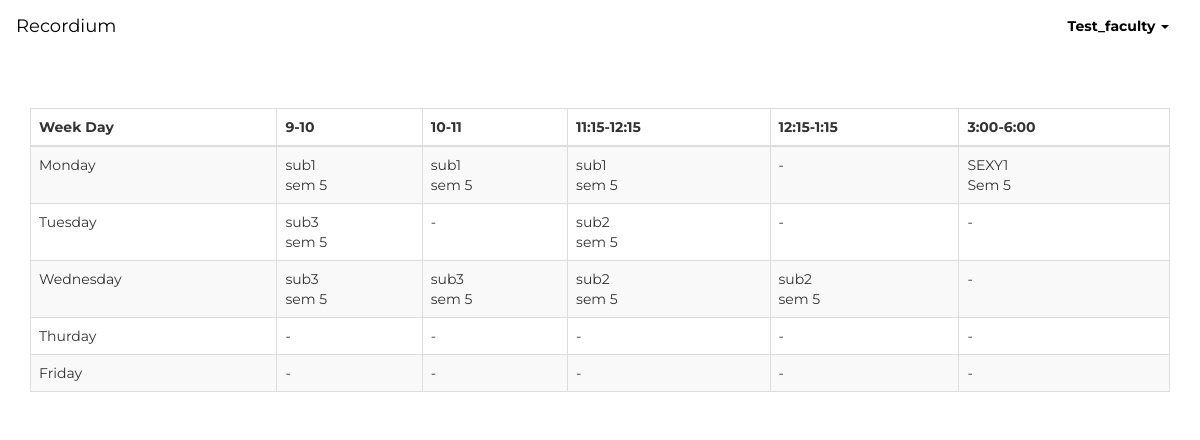
The page /dashboard/faculty (signed in) on the database its author committed.
### app.py (models this page shows)
class TimeTable(db.Model):
    id = db.Column(db.Integer,primary_key=True)
    semester = db.Column(db.String(30))
    day = db.Column(db.String(30))
    start = db.Column(db.String(30))
    end = db.Column(db.String(20))
    subject_code = db.Column(db.String(80))
    professor_id = db.Column(db.String(15))
    class_type = db.Column(db.String(15))

### app.py (the view)
@app.route('/dashboard/faculty', methods=['GET', 'POST'])
def dashboard_faculty():
    if 'username' in session and session['type'] == 'faculty':
        timetable = [[None for j in range(4)] for i in range(5)]
        session_username = session['username']
        session_username = session_username[0].upper() + session_username[1:]
        row = 0
        col = 0
        for i in range(5):
            getRows = TimeTable.query.filter_by(professor_id=session["id"],day=str(i),class_type="1").all()
            for eachRow in getRows:
                timetable[i][int(eachRow.start)] = eachRow
        tt = []
        for i in range(5):
            row = []
            if i == 0:
                data = {
                    'subject': "Monday",
                    'prof': ""
                }
            elif i == 1:
                data = {
                    'subject': "Tuesday",
                    'prof': ""
                }
            elif i == 2:
                data = {
                    'subject': "Wednesday",
                    'prof': ""
                }
            elif i == 3:
                data = {
                    'subject': "Thurday",
                    'prof': ""
                }
            elif i == 4:
                data = {
                    'subject': "Friday",
                    'prof': ""
                }
            row.append(data)
            for j in range(4):
                if timetable[i][j] != None:
                    data = {
                        'subject': timetable[i][j].subject_code,
                        'prof': "sem " + timetable[i][j].semester
                    }
                    row.append(data)
                else:
                    data = {
                        'subject': "-",
                        'prof': ""
                    }
                    row.append(data)
            tt.append(row)
        for i in range(5):
            data = {}
            labs = TimeTable.query.filter_by(professor_id=session["id"],day=str(i),class_type="2").first()
            if labs:
                data = {
                    'subject': labs.subject_code,
                    'prof': "Sem " + labs.semester
                }
            else:
                data = {
                    'subject': "-",
                    'prof': ""
                }
            tt[i].append(data)
        check_if_admin_exists = User.query.filter_by(institute=session['institute'], type='admin').first()
        if check_if_admin_exists:
            return render_template('dashboard_faculty.html', session_username=session_username, exists=1, timetable = tt)
        else:
            return render_template('dashboard_faculty.html', session_username=session_username, exists=0, timetable = tt)
    else:
        session_type = session['type']
        return render_template('not_logged_in.html',session_type=session_type)

### templates/dashboard_faculty.html (shortened to what this page needs)
{% extends "bootstrap/base.html" %}
{% import "bootstrap/wtf.html" as wtf %}
{% block styles %}
{{super()}}
<link rel="stylesheet" href="{{url_for('.static', filename='bootstrap.min.css')}}">
<link rel="stylesheet" href="{{url_for('.static', filename='styles.css')}}">
<srcipt src="{{url_for('.static', filename='bootstrap.min.js')}}">
{% endblock %}
{% block content %}
<nav class="navbar">
  <div class="container-fluid">
    <div class="navbar-header">
      <a class="navbar-brand" href="/student/dashboard" style="color: #000;">Recordium</a>
    </div>
    <div class="collapse navbar-collapse" id="bs-example-navbar-collapse-1">
      <ul class="nav navbar-nav navbar-right">
        <li class="dropdown">
          <a href="#" class="dropdown-toggle" data-toggle="dropdown" role="button" aria-haspopup="true" aria-expanded="false" style="color: #000;"><b>{{ session_username }}</b> <span class="caret"></span></a>
        </li>
      </ul>
    </div>
  </div>
</nav>
<div class="container"  style="padding-top: 3%;">
  <table class="table table-striped table-bordered table-hover">
    <thead>
      <tr>
        <th>Week Day</th>
        <th>9-10</th>
        <th>10-11</th>
        <th>11:15-12:15</th>
        <th>12:15-1:15</th>
        <th>3:00-6:00</th>
      </tr>
    </thead>
    <tbody>
      {% for week in timetable %}
      <tr>
        {% for each in week %}
        <td>{{each.subject}}<br>{{each.prof}}</td>
        {% endfor %}
      </tr>
      {% endfor %}
    </tbody>
  </table>
</div>
{% endblock %}

### static/styles.css (style rules this page uses)
html, body { font-family: 'Montserrat', sans-serif; }

### rows shown on the page
TimeTable: subject "sub1", prof "sem 5"
TimeTable: subject "sub1", prof "sem 5"
TimeTable: subject "sub1", prof "sem 5"
TimeTable: subject "SEXY1", prof "Sem 5"
TimeTable: subject "sub3", prof "sem 5"
TimeTable: subject "sub2", prof "sem 5"
TimeTable: subject "sub3", prof "sem 5"
TimeTable: subject "sub3", prof "sem 5"
TimeTable: subject "sub2", prof "sem 5"
TimeTable: subject "sub2", prof "sem 5"

### other values the page prints
{{ session_username }} "Test_faculty"
{{ each.subject }} "Monday" "-" "Tuesday" "-" "-" "-" "Wednesday" "-" "Thurday" "-" "-" "-" "-" "-" "Friday" "-" "-" "-" "-" "-"
